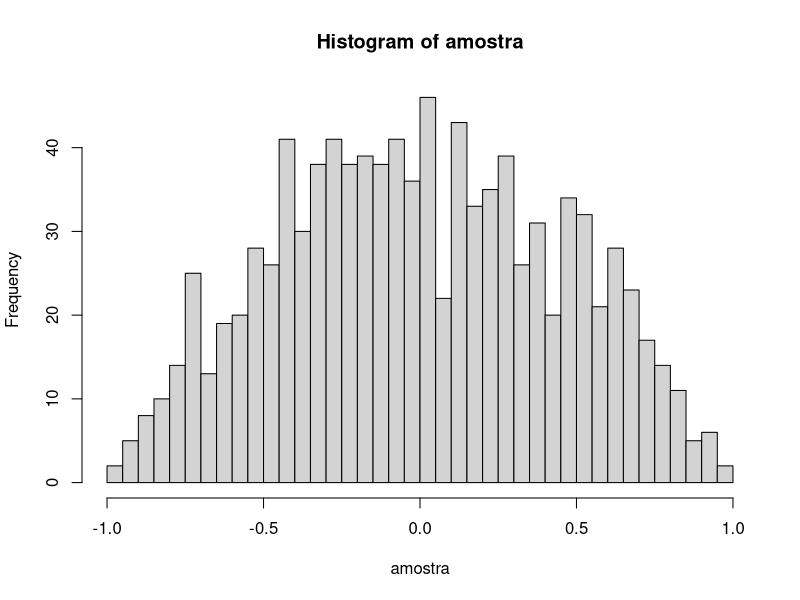

Generate this figure with R:
## ---- chunk 1
n <- 1e3
gerar_epanechnikov <- function(n) {
  x <- numeric(n)
  
  for(i in 1:n) {
    
    U1 <- runif(1, -1, 1)
    U2 <- runif(1, -1, 1)
    U3 <- runif(1, -1, 1)
    
    # (ii) Algoritmo de Devroye e Györfi
    if(abs(U3) >= abs(U2) & abs(U3) >= abs(U1)) {
      x[i] <- U2
    } else {
      x[i] <- U3
    }
  }
  return(x)
}
## ---- chunk 2
n <- 1000
set.seed(650) 
amostra <- gerar_epanechnikov(n)

cat("Média amostral:", mean(amostra), "\n")
cat("Desvio padrão amostral:", sd(amostra), "\n\n")
## ---- chunk 3
d_epanechnikov <- function(x) {
  ifelse(abs(x) <= 1, (3/4) * (1 - x^2), 0)
}
hist(amostra,breaks=30)
